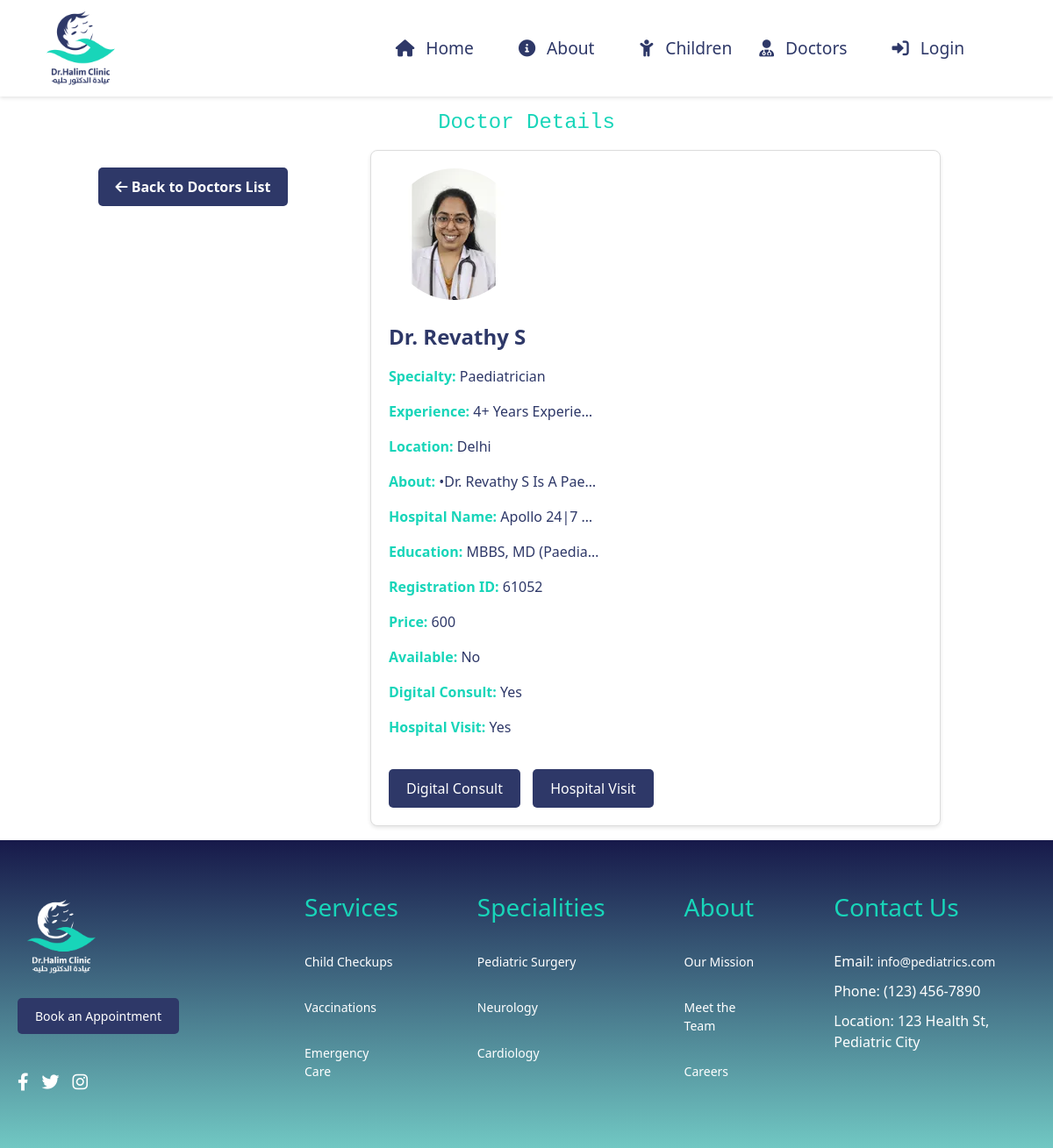
The page /doctors/1/ on the database its author committed.
### doctors/models.py (models this page shows, shortened)
class Doctor(models.Model):
    name = models.CharField(max_length=255)
    specialty = models.CharField(max_length=255)
    location = models.ForeignKey('Location', on_delete=models.CASCADE, related_name="doctors")
    languages = models.ManyToManyField(Language, related_name="doctors")
    experience = models.CharField(max_length=255)
    about = models.TextField()
    hospital_name = models.CharField(max_length=255)
    education = models.CharField(max_length=255)
    registration_id = models.CharField(max_length=255)
    profile_photo = models.ImageField(upload_to='doctors_images/', null=True, blank=True)
    digital_consult = models.BooleanField(default=False)
    hospital_visit = models.BooleanField(default=False)
    price = models.BigIntegerField()
    is_available = models.BooleanField(default=True)

class Location(models.Model):
    city = models.CharField(max_length=255)

### doctors/views.py (the view)
# urls.py: path('doctors/<int:doctor_id>/', doctor_detail, name='doctor_detail'),
def doctor_detail(request, doctor_id):
    doctor = get_object_or_404(Doctor, id=doctor_id)
    return render(request, 'doctors/doctor_detail.html', {'doctor': doctor})

### Templates/doctors/doctor_detail.html (shortened to what this page needs)
<!DOCTYPE html>
<html>
    <head>
        <head>
            {% load static %}
            <link rel="stylesheet" href="{% static 'css/main.css' %}">
            <link rel="stylesheet" href="{% static 'css/book.css' %}">
            <link rel="stylesheet" href="{% static 'css/style.css' %}">
            <link rel="stylesheet" href="{% static 'css/nav.css' %}">
            <link rel="stylesheet" href="https://cdn.jsdelivr.net/npm/bootstrap@5.3.2/dist/css/bootstrap.min.css">
        <link rel="stylesheet" href="https://cdnjs.cloudflare.com/ajax/libs/font-awesome/6.0.0-beta3/css/all.min.css" />
</head>
<body>
    {% include 'nav.html' %}
    <h1 class="profile-title text-center mt-3">Doctor Details</h1>
    <div class="container">
        <div class="row">
            <div class="col-md-4">
                <div class="text-center ">
                    <a href="{% url 'doctors_list' %}" class="back-link ">
                        <i class="fas fa-arrow-left"></i> Back to Doctors List
                      </a>
                </div>
            </div>
            <div class="col-md-8">
                <div class="doctor-main-wrap mb-3 ">
                    <div class="doctor-detail ">
                        {% if doctor.profile_photo %}
                        <img src="{{ doctor.profile_photo.url }}" alt="{{ doctor.name }}">
                        {% endif %}
                        <h2>{{ doctor.name }}</h2>
                        <p><strong>Specialty:</strong> {{ doctor.specialty }}</p>
                        <p><strong>Experience:</strong> {{ doctor.experience }}</p>
                        <p><strong>Location:</strong> {{ doctor.location.city }}</p>
                        <p><strong>About:</strong> {{ doctor.about }}</p>
                        <p><strong>Hospital Name:</strong> {{ doctor.hospital_name }}</p>
                        <p><strong>Education:</strong> {{ doctor.education }}</p>
                        <p><strong>Registration ID:</strong> {{ doctor.registration_id }}</p>
                        <p><strong>Price:</strong> {{ doctor.price }}</p>
                        <p><strong>Available:</strong> {{ doctor.is_avilable|yesno:"Yes,No" }}</p>
                        <p><strong>Digital Consult:</strong> {{ doctor.digital_consult|yesno:"Yes,No" }}</p>
                        <p><strong>Hospital Visit:</strong> {{ doctor.hospital_visit|yesno:"Yes,No" }}</p>
                        <div class="consult-buttons">
                            {% if doctor.digital_consult and doctor.hospital_visit %}
                            <button>Digital Consult</button>
                            <button>Hospital Visit</button>
                            {% elif doctor.digital_consult %}
                            <button>Digital Consult</button>
                            {% elif doctor.hospital_visit %}
                            <button>Hospital Visit</button>
                            {% endif %}
                        </div>
                    </div>
                    </div>
            </div>
        </div>
    </div>
    {% include 'base.html' %}
</body>
</html>

### static/css/main.css (style rules this page uses)
:root { --primary-color:#2E3868; --secondary-color:#18D5B9; --overlay-color: rgba(101, 135, 195, 0.3); --primary-main:#18D5B9; }
p { margin: 0; font-size: 16px; }
.profile-title { font-size: 1.5rem; color: var(--primary-main); margin-bottom: 1rem; text-align: center; }
a { display: inline-block; margin-top: 20px; color: var(--primary-main); text-decoration: none; font-size: 0.875rem; }

### static/css/book.css (style rules this page uses)
img { height: 20px; width: 20px; }
a { text-decoration: none; color: inherit; outline: 0; }
.doctor-detail { display: flex; align-items: unset; justify-content: unset; flex-direction: column; gap: 8px; max-width: calc(100% - 74px - 12px); }
.doctor-detail p { text-transform: capitalize; max-width: 20vw; overflow: hidden; text-overflow: ellipsis; white-space: nowrap; margin: 0; }
html, body { height: 100%; margin: 0; }
:root { --primary-color: #2E3868; --secondary-color: #18D5B9; }
.doctor-detail { background-color: #fff; border: 1px solid #ddd; border-radius: 8px; padding: 20px; box-shadow: 0 2px 4px rgba(0, 0, 0, 0.1); color: var(--primary-color); }
.doctor-detail h2 { font-size: 24px; margin-bottom: 10px; color: var(--primary-color); font-weight: bold; }
.doctor-detail p { font-size: 16px; margin-bottom: 8px; color: var(--primary-color); }
.doctor-detail p strong { color: var(--secondary-color); }
.doctor-detail img { width: 150px; height: 150px; border-radius: 50%; object-fit: cover; margin-bottom: 20px; }
.consult-buttons { margin-top: 20px; }
.consult-buttons button { background-color: var(--primary-color); color: #fff; border: none; border-radius: 5px; padding: 10px 20px; font-size: 16px; cursor: pointer; transition: background-color 0.3s ease; margin-right: 10px; }
.back-link { display: inline-block; background-color: var(--primary-color); color: #fff; text-decoration: none; padding: 10px 20px; border-radius: 5px; font-size: 16px; font-weight: 600; transition: background-color 0.3s ease; margin-top: 20px; }

### static/css/style.css (style rules this page uses)
:root { --primary-color:#2E3868; --secondary-color:#18D5B9; --card-background: #fff; --card-shadow: rgba(0, 0, 0, 0.1); --text-color: #333; --border-color: #ddd; }
body { margin: 0; overflow-x: hidden; font-family: 'Lucida Console', monospace; }
h1 { font-family: 'Lucida Console', monospace; }
h1 { color: #3c717b; }
a { text-decoration: none; color: inherit; }

### static/css/nav.css (style rules this page uses)
body { margin: 0; overflow-x: hidden; font-family: 'Lucida Console', monospace; }
:root { --primary-color:#2E3868; --secondary-color:#18D5B9; }

### rows shown on the page
Doctor: profile_photo (picture), name "Dr. Revathy S", specialty "Paediatrician", experience "4+ Years Experie…", location.city "Delhi", about "•Dr. Revathy S Is A Pae…", hospital_name "Apollo 24|7…", education "MBBS, MD (Paedia…", registration_id "61052", price "600", digital_consult "Yes", hospital_visit "Yes"

### other values the page prints
{{ doctor.is_avilable|yesno:"Yes,No" }} "No"
